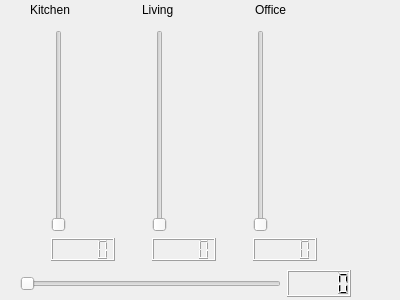
<?xml version="1.0" encoding="UTF-8"?>
<ui version="4.0">
 <class>Form</class>
 <widget class="QWidget" name="Form">
  <property name="geometry">
   <rect>
    <x>0</x>
    <y>0</y>
    <width>400</width>
    <height>300</height>
   </rect>
  </property>
  <property name="windowTitle">
   <string>Form</string>
  </property>
  <widget class="QWidget" name="">
   <property name="geometry">
    <rect>
     <x>20</x>
     <y>30</y>
     <width>331</width>
     <height>231</height>
    </rect>
   </property>
   <layout class="QGridLayout" name="gridLayout">
    <item row="0" column="0">
     <widget class="QSlider" name="verticalSliderKitchen">
      <property name="orientation">
       <enum>Qt::Vertical</enum>
      </property>
     </widget>
    </item>
    <item row="0" column="1">
     <widget class="QSlider" name="verticalSliderLiving">
      <property name="orientation">
       <enum>Qt::Vertical</enum>
      </property>
     </widget>
    </item>
    <item row="0" column="2">
     <widget class="QSlider" name="verticalSliderOffice">
      <property name="orientation">
       <enum>Qt::Vertical</enum>
      </property>
     </widget>
    </item>
    <item row="1" column="0">
     <widget class="QLCDNumber" name="lcdNumberKitchen"/>
    </item>
    <item row="1" column="1">
     <widget class="QLCDNumber" name="lcdNumberLiving"/>
    </item>
    <item row="1" column="2">
     <widget class="QLCDNumber" name="lcdNumbeOffice"/>
    </item>
   </layout>
  </widget>
  <widget class="QWidget" name="">
   <property name="geometry">
    <rect>
     <x>30</x>
     <y>0</y>
     <width>331</width>
     <height>20</height>
    </rect>
   </property>
   <layout class="QHBoxLayout" name="horizontalLayout">
    <item>
     <widget class="QLabel" name="label">
      <property name="text">
       <string>Kitchen</string>
      </property>
     </widget>
    </item>
    <item>
     <widget class="QLabel" name="label_2">
      <property name="text">
       <string>Living</string>
      </property>
     </widget>
    </item>
    <item>
     <widget class="QLabel" name="label_3">
      <property name="text">
       <string>Office</string>
      </property>
     </widget>
    </item>
   </layout>
  </widget>
  <widget class="QWidget" name="">
   <property name="geometry">
    <rect>
     <x>20</x>
     <y>270</y>
     <width>331</width>
     <height>27</height>
    </rect>
   </property>
   <layout class="QHBoxLayout" name="horizontalLayout_2">
    <item>
     <widget class="QSlider" name="horizontalSliderAussen">
      <property name="orientation">
       <enum>Qt::Horizontal</enum>
      </property>
     </widget>
    </item>
    <item>
     <widget class="QLCDNumber" name="lcdNumberAussen"/>
    </item>
   </layout>
  </widget>
 </widget>
 <resources/>
 <connections>
  <connection>
   <sender>verticalSliderKitchen</sender>
   <signal>valueChanged(int)</signal>
   <receiver>lcdNumberKitchen</receiver>
   <slot>display(int)</slot>
   <hints>
    <hint type="sourcelabel">
     <x>50</x>
     <y>119</y>
    </hint>
    <hint type="destinationlabel">
     <x>51</x>
     <y>251</y>
    </hint>
   </hints>
  </connection>
  <connection>
   <sender>verticalSliderOffice</sender>
   <signal>valueChanged(int)</signal>
   <receiver>lcdNumbeOffice</receiver>
   <slot>display(int)</slot>
   <hints>
    <hint type="sourcelabel">
     <x>170</x>
     <y>119</y>
    </hint>
    <hint type="destinationlabel">
     <x>171</x>
     <y>251</y>
    </hint>
   </hints>
  </connection>
  <connection>
   <sender>verticalSliderLiving</sender>
   <signal>valueChanged(int)</signal>
   <receiver>lcdNumberLiving</receiver>
   <slot>display(int)</slot>
   <hints>
    <hint type="sourcelabel">
     <x>290</x>
     <y>119</y>
    </hint>
    <hint type="destinationlabel">
     <x>301</x>
     <y>251</y>
    </hint>
   </hints>
  </connection>
  <connection>
   <sender>horizontalSliderAussen</sender>
   <signal>valueChanged(int)</signal>
   <receiver>lcdNumberAussen</receiver>
   <slot>display(int)</slot>
   <hints>
    <hint type="sourcelabel">
     <x>148</x>
     <y>283</y>
    </hint>
    <hint type="destinationlabel">
     <x>317</x>
     <y>283</y>
    </hint>
   </hints>
  </connection>
 </connections>
</ui>
